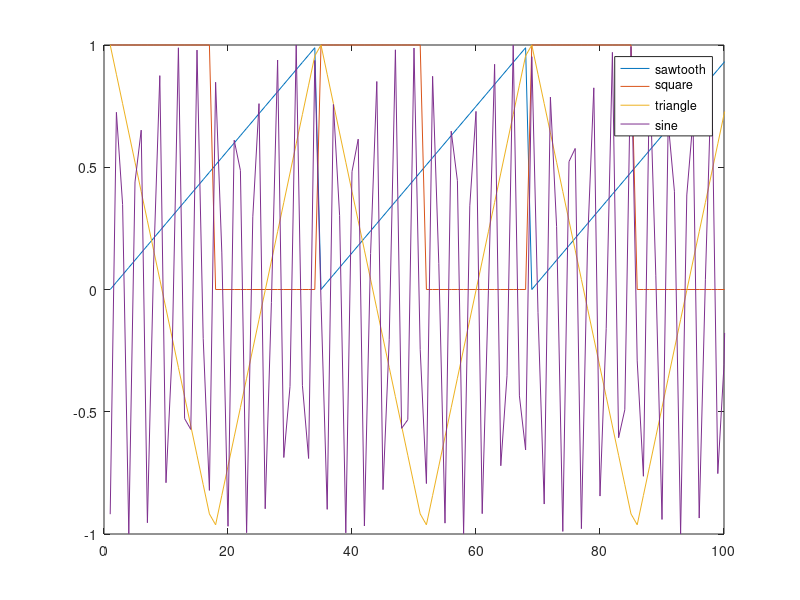

The MATLAB script that drew this image:
clear all; clc; clf; close all;

Fs = 44000;
step_Size_1 = 51076057;
step_Size_2 = 64351799;

n = 10000;

int32_max = 2147483647;

freq_1 = (int32_max/step_Size_1);
freq_2 = (int32_max/step_Size_2);

%% Generate C sawtooth and square
y1 = zeros(n,1); %phase generator
y1_square = zeros(n,1);
y1_sine = zeros(n,1);
y1_triangle = zeros(n,1);
for i=1:size(y1,1)
    if (i == 1)
        y1(i,1) = 0;
    else
        temp = y1(i-1,1) + step_Size_1; 
        if temp > int32_max
            y1(i,1) = 0;
        else
            y1(i,1) = temp;
        end
    end
    if y1(i,1) > int32_max/2
        y1_square(i,1) = 0;
        y1_triangle(i,1) = -1 + (y1(i,1)/int32_max - 0.5)*4;
    else
        y1_square(i,1) = 1;
        y1_triangle(i,1) = 1 - y1(i,1)/int32_max*4;
    end
    y1_sine(i,1) = sin(pi*freq_1*i);
end
y_1_mean = mean(y1,1:Fs);
y1_AC = y1 - y_1_mean;

%% Generate E Sawtooth and square
y2 = zeros(n,1);
y2_square = zeros(n,1);
y2_sine = zeros(n,1);
y2_triangle = zeros(n,1);
for i=1:size(y2,1)
    y2_sine(i,1) = sin(pi*freq_2*i);
    if (i == 1)
        y2(i,1) = 0;
    else
        temp = y2(i-1,1) + step_Size_2; 
        if temp > int32_max
            y2(i,1) = 0;
        else
            y2(i,1) = temp;
        end
    end
    if y2(i,1) > int32_max/2
        y2_square(i,1) = 0;
        y2_triangle(i,1) = -1 + (y2(i,1)/int32_max - 0.5)*4;
    else
        y2_square(i,1) = 1;
        y2_triangle(i,1) = 1 - y2(i,1)/int32_max*4;
    end
end
y2_mean = mean(y2,1:Fs);
y2_AC = y2 - y2_mean;

%% Polyphony
y  = max(y1_AC,y2_AC);
y_square  = max(y1_square,y2_square);
y_triangle  = max(y1_triangle,y2_triangle);

y_sine = y1_sine + y2_sine;
% y_sine = zeros(10000,1);
% for i=1:size(y1_sine,1)
%     if y1_sine(i,1) > 0
%         y_sine(i, 1) = max(y1_sine(i,1), y2_sine(i,1));
%     else
%         y_sine(i, 1) = min(y1_sine(i,1), y2_sine(i,1));
%     end
% end

%%
figure(1); clf;
plot(y2/int32_max); hold on;
plot(y2_square); hold on;
plot(y2_triangle); hold on;
plot(y2_sine); hold on;
% plot(y_sine, 'linewidth',2);
legend("sawtooth","square","triangle","sine");
xlim([0 100000/1000])

%%
sound(y_sine, Fs);